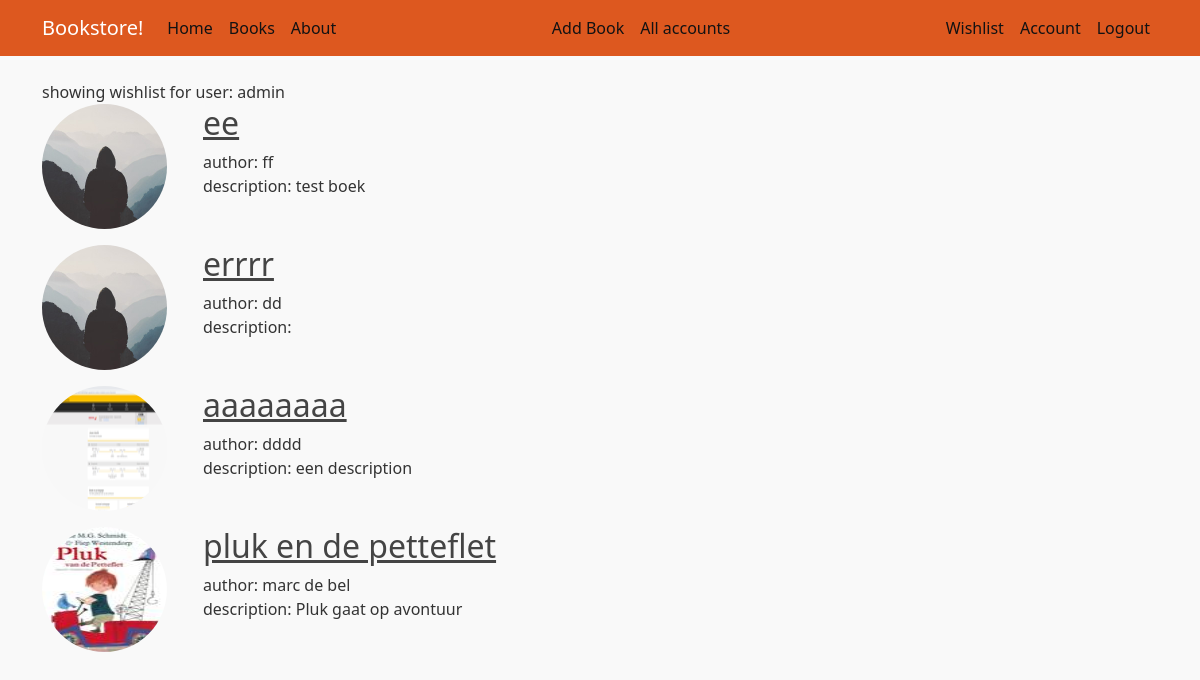
The app's page /wishlist/3 (signed in) with its own data.
### book_store/bp_users/models.py (models this page shows, shortened)
class User(db.Model, UserMixin): #flask expects certain attributes and methods in our model (4): is_authenticated , is_active, is_anonymous, get_id. we could add them ourselves, but easier is inheriting from flask_login class UserMixin
    __tablename__ = 'user'
    id = db.Column(db.Integer, primary_key=True)
    username = db.Column(db.String(20), unique=True, nullable=False)
    email = db.Column(db.String(120), unique=True, nullable=False)
    password = db.Column(db.String(60), nullable=False) #will be hashed
    date_created =  db.Column(db.DateTime, nullable=False, default=datetime.utcnow) #not datetime.utcnow()! always use UTC time when saving times in database
    purchases = db.relationship("Book", secondary= purchases, back_populates = "purchases")
    wishlist = db.relationship("Book", secondary= wishlist, back_populates = "wishlist")
    type = db.Column(db.Integer, default = 1)  # normal user: type=1, admin user: type = 2
    """

    def get_token(self, expiration_time=600):
        return jwt.encode(‘something’: self.id, ‘exp’: time() + expires_in, secret_key, algorithm=’HS256’)
    """

### book_store/bp_books/models.py (models this page shows)
class Book(db.Model):
    __tablename__ = 'book'
    id = db.Column(db.Integer, primary_key=True)
    type = db.Column(db.String(15))  #type is hardcover, ebook of audiobook
    price = db.Column(db.Float)
    title = db.Column(db.String(50), unique=True, nullable=False)
    author = db.Column(db.String(30), nullable=False)  #dit kan ook met linktabel.. of eenvoudiger..
    description = db.Column(db.Text)
    image_file = db.Column(db.String(20), nullable=False, default='default.jpg')  #add default later, will be hashed
    category = db.Column(db.String(20))  #categorie example horror, drama...
    db.UniqueConstraint('title', 'author', name='uix_title_author')
    wishlist = db.relationship("User", secondary= wishlist, back_populates = "wishlist")
    purchases = db.relationship("User", secondary= purchases, back_populates = "purchases")

### book_store/bp_users/routes.py (the view)
@login_required
@bp_users.route("/wishlist/<user_id>")
def show_wishlist(user_id):
    if current_user.id == int(user_id) or current_user.type == 2:
        print(current_user.id)
        print("yes")
        user_wishlist = User.query.get_or_404(user_id)
        books_dict = user_wishlist.wishlist
        return render_template("wishlist.html", title="wishlist",  books=books_dict, user = user_wishlist)  #wishlist.html handles books_dict == None or books_dict empty
    else:
        flash(f'you do not have permission to see this wishlist', 'danger')
        return redirect(url_for('bp_main.home'))

### book_store/bp_users/models.py (called while the page is built)
@login_manager.user_loader
def load_user(user_id):
    return User.query.get(int(user_id))  #does this need try except?

### book_store/templates/wishlist.html
{% extends "layout.html" %}
{% block content %}
<div>
showing wishlist for user: {{user.username}}
</div>
    {% if books and books|length > 0 %}
        {% for book in books %}
          <div class="d-flex">
            <div class="flex-shrink-0">
                <img class="rounded-circle account-img" src="{{url_for('static', filename='pictures/' + book.image_file)}}" >
            </div>
            <div class="flex-grow-1 ms-3">
              <h2><a class="article-title" href= "{{url_for('bp_books.book', book_id=book.id) }}"> {{ book.title }} </a> </h2>
              <p class="article-content"> author: {{book.author}}
                description: {{book.description}}
              </p>
            </div>
          </div>
        {% endfor %}
    {%else%}
        <h1>No books in wishlist yet!</h1>
    {% endif%}
{% endblock content %}

### book_store/static/main.css (style rules this page uses)
body { background: #f9f9f9; color: #333333; margin-top: 5rem; }
h1, h2, h3, h4, h5, h6 { color: #444444; }
.article-title { color: #444444; }
.article-content { white-space: pre-line; }
.account-img { height: 125px; width: 125px; margin-right: 20px; margin-bottom: 16px; }

### records on screen
User: username "admin"
Book: image_file (placeholder picture), title "ee", author "ff", description "test boek"
Book: image_file (placeholder picture), title "errrr", author "dd"
Book: image_file (picture), title "aaaaaaaa", author "dddd", description "een description"
Book: image_file (picture), title "pluk en de petteflet", author "marc de bel", description "Pluk gaat op avontuur"
